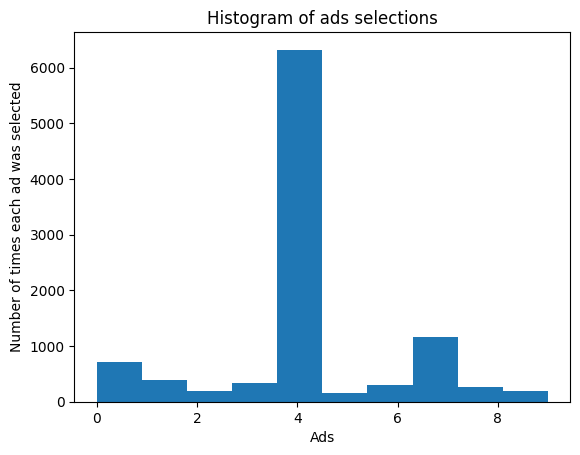

The script that drew this image:
# Converted from: Upper_confidence_bound.ipynb

#!/usr/bin/env python
# coding: utf-8

# # Upper Confidence Bound (UCB)

# ## Importing the libraries

# In[1]:


import numpy as np
import matplotlib.pyplot as plt
import pandas as pd

# ## Importing the dataset

# In[2]:


dataset = pd.read_csv('Ads_CTR_Optimisation.csv')

# ## Implementing UCB

# In[3]:


import math
N = 10000
d = 10
ads_selected = []
numbers_of_selections = [0] * d
sums_of_rewards = [0] * d
total_reward = 0
for n in range(0, N):
    ad = 0
    max_upper_bound = 0
    for i in range(0, d):
        if (numbers_of_selections[i] > 0):
            average_reward = sums_of_rewards[i] / numbers_of_selections[i]
            delta_i = math.sqrt(3/2 * math.log(n + 1) / numbers_of_selections[i])
            upper_bound = average_reward + delta_i
        else:
            upper_bound = 1e400
        if upper_bound > max_upper_bound:
            max_upper_bound = upper_bound
            ad = i
    ads_selected.append(ad)
    numbers_of_selections[ad] = numbers_of_selections[ad] + 1
    reward = dataset.values[n, ad]
    sums_of_rewards[ad] = sums_of_rewards[ad] + reward
    total_reward = total_reward + reward

# ## Visualising the results

# In[4]:


plt.hist(ads_selected)
plt.title('Histogram of ads selections')
plt.xlabel('Ads')
plt.ylabel('Number of times each ad was selected')
plt.show()
